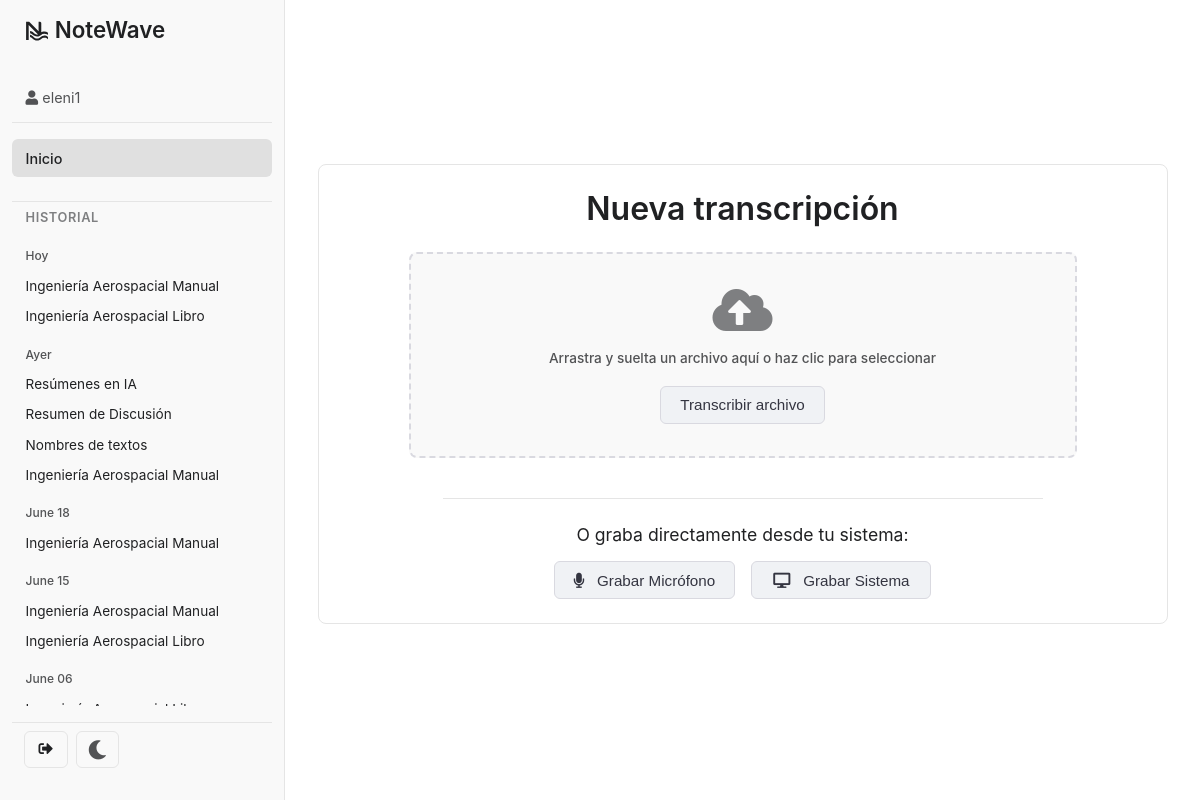
Page /dashboard (signed in) on the committed database.
### app/models.py (models this page shows, shortened)
class User(db.Model, UserMixin):
    id            = db.Column(db.Integer, primary_key=True)
    username      = db.Column(db.String(80), unique=True, nullable=False)
    _password     = db.Column("password", db.String(128), nullable=False)
    created_at    = db.Column(db.DateTime, default=dt.datetime.utcnow)
    histories     = db.relationship("History", backref="owner", lazy=True,
                                    cascade="all, delete-orphan")
    @property
    def password(self): raise AttributeError("password is write-only")
    @password.setter
    def password(self, raw):
        self._password = bcrypt.generate_password_hash(raw).decode()

class History(db.Model):
    id            = db.Column(db.String(36), primary_key=True, default=lambda: str(uuid.uuid4()))
    timestamp     = db.Column(db.DateTime, default=dt.datetime.utcnow, index=True)
    filename      = db.Column(db.String(255))
    display_name  = db.Column(db.String(255))
    audio_path    = db.Column(db.String(255))
    audio_mime    = db.Column(db.String(40))
    transcription = db.Column(db.Text)
    summary_short = db.Column(db.Text)
    summary_long  = db.Column(db.Text)
    user_id       = db.Column(db.Integer, db.ForeignKey("user.id"), nullable=False)

### app/main/routes.py (the view)
@main_bp.route("/dashboard")
@login_required
def dashboard():
    return render_template("dashboard.html")

### app/models.py (called while the page is built)
@login_manager.user_loader
def load_user(user_id):
    return User.query.get(int(user_id))

### app/templates/dashboard.html (shortened to what this page needs)
{% extends "base.html" %}
{% set body_class = 'disable-main-scroll' %}
{% block content %}
<div class="main-content dashboard-main-content">
    <div class="container-fluid">
        <div class="new-block text-center">
            <div id="main-upload-content">
                <h2>Nueva transcripción</h2>
                <form id="upload-form" method="POST" action="{{ url_for('main.upload') }}" enctype="multipart/form-data" class="mt-4">
                    <div class="uploader">
                        <div class="file-input-area">
                            <i class="fas fa-cloud-upload-alt uploader-icon"></i>
                            <label for="file-input" class="uploader-label">Arrastra y suelta un archivo aquí o haz clic para seleccionar</label>
                        </div>
                        <button type="button" id="transcribe-file-btn" class="btn btn-primary btn-transcribe btn-transcribe-spaced mt-5">Transcribir archivo</button>
                    </div>
                </form>
                <div class="record-section mt-3">
                    <p class="mb-3">O graba directamente desde tu sistema:</p>
                    <div id="record-buttons-container" class="record-buttons">
                        <button id="record-mic-btn" class="btn btn-secondary"><i class="fas fa-microphone"></i> Grabar Micrófono</button>
                        <button id="record-system-btn" class="btn btn-secondary"><i class="fas fa-desktop"></i> Grabar Sistema</button>
                    </div>
                </div>
            </div>
        </div>
    </div>
</div>
{% endblock %}

### app/templates/base.html (shortened to what this page needs)
<!DOCTYPE html><html lang="es">
<head>
  <link rel="stylesheet" href="https://cdnjs.cloudflare.com/ajax/libs/font-awesome/5.15.4/css/all.min.css">
  <link href="{{ url_for('static', filename='css/styles.css') }}" rel="stylesheet"/>
  <link href="{{ url_for('static', filename='css/loader.css') }}" rel="stylesheet"/>
</head>
<body class="{{ body_class if body_class else '' }}">
  <div class="sidebar">
    <div>
        <h1 class="logo">NoteWave</h1>
        {% if current_user.is_authenticated %}
          <p class="user"><i class="fas fa-user"></i> {{ current_user.username }}</p>
          <nav>
            <a href="{{ url_for('main.dashboard') }}" class="{% if request.endpoint == 'main.dashboard' %}active{% endif %}">Inicio</a>
          </nav>
          {% if histories_by_day %}
            <div class="sidebar-history">
              <h3>Historial</h3>
              {% for day_string, day_histories in histories_by_day.items() %}
                <div class="history-day-group">
                  <p class="history-day-label">{{ day_string }}</p>
                  <ul>
                    {% for h in day_histories %}
                      <li>
                        <a href="{{ url_for('main.history_detail', history_id=h.id) }}" title="{{ h.filename }} - {{ h.timestamp.strftime('%H:%M') }}">
                          {{ h.display_name|truncate(25) if h.display_name else h.filename|truncate(25) }}
                        </a>
                      </li>
                    {% endfor %}
                  </ul>
                </div>
              {% endfor %}
            </div>
          {% endif %}
        {% endif %}
    </div>
    <div class="sidebar-bottom" style="display: flex; align-items: center;">
        {% if current_user.is_authenticated %}
            <a href="{{ url_for('auth.logout') }}" class="theme-toggle-btn" title="Salir" style="margin-right: 8px;">
                <i class="fas fa-sign-out-alt"></i>
            </a>
        {% endif %}
        <button id="theme-toggle-btn" class="theme-toggle-btn" title="Cambiar Tema"><i class="fas fa-moon"></i></button>
    </div>
  </div>
  <main>
      {% block content %}{% endblock %}
  </main>
</body></html>

### rows in the picture
User: username "eleni1"
History: display_name "Ingeniería Aerospacial Manual"
History: display_name "Ingeniería Aerospacial Libro"
History: display_name "Resúmenes en IA"
History: display_name "Resumen de Discusión"
History: display_name "Nombres de textos"
History: display_name "Ingeniería Aerospacial Manual"
History: display_name "Ingeniería Aerospacial Manual"
History: display_name "Ingeniería Aerospacial Manual"
History: display_name "Ingeniería Aerospacial Libro"

### other values in the picture
{{ day_string }} "Hoy" "Ayer" "June 18" "June 15" "June 06"
